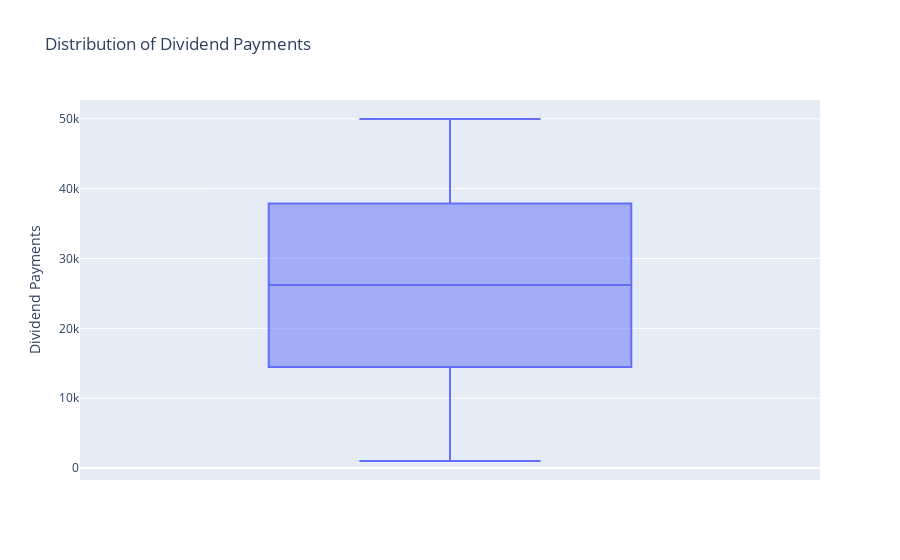

The cell this chart's notebook holds for it:
### Code cell
# Visualize the distribution of dividend payments
fig = px.box(data, y='Dividends', points='outliers', title='Distribution of Dividend Payments')
fig.update_layout(yaxis_title='Dividend Payments')
fig.show()

### Figure 1 — Plotly figure (JSON) as saved in the notebook; plotly's stock layout.template omitted (floating-point values rounded to 4 significant figures; data arrays with more than 128 entries replaced by an {"elided": "..."} marker saying what was removed)
{"data": [{"alignmentgroup": "True", "boxpoints": "outliers", "hovertemplate": "Dividends=%{y}<extra></extra>", "legendgroup": "", "marker": {"color": "#636efa"}, "name": "", "notched": false, "offsetgroup": "", "orientation": "v", "showlegend": false, "type": "box", "x0": " ", "xaxis": "x", "y": {"elided": "1000 int values"}, "y0": " ", "yaxis": "y"}], "layout": {"boxmode": "group", "legend": {"tracegroupgap": 0}, "title": {"text": "Distribution of Dividend Payments"}, "xaxis": {"anchor": "y", "domain": [0, 1]}, "yaxis": {"anchor": "x", "domain": [0, 1], "title": {"text": "Dividend Payments"}}}}
